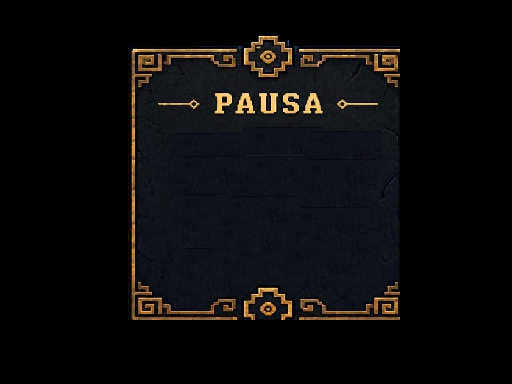

Rendered tile map (Tiled .tmx) drawn with the repository's tilesets; below, a short description and the full map source, tile grids included:
An orthogonal 32x24 tile map with 16x16 px tiles, 1 tile layer (Tile Layer 1).

<map version="1.10" tiledversion="1.12.2" orientation="orthogonal" renderorder="right-down" width="32" height="24" tilewidth="16" tileheight="16" infinite="0" nextlayerid="2" nextobjectid="1">
 <tileset firstgid="1" source="menuPausa.tsx" />
 <layer id="1" name="Tile Layer 1" width="32" height="24">
  <data encoding="csv">
0,0,0,0,0,0,0,0,0,0,0,0,0,0,0,0,0,0,0,0,0,0,0,0,0,0,0,0,0,0,0,0,
0,0,0,0,0,0,0,0,0,0,0,0,0,0,0,0,0,0,0,0,0,0,0,0,0,0,0,0,0,0,0,0,
0,0,0,0,0,0,0,0,1,2,3,4,5,6,7,8,9,10,11,12,13,14,15,16,17,0,0,0,0,0,0,0,
0,0,0,0,0,0,0,0,18,19,20,21,22,23,24,25,26,27,28,29,30,31,32,33,34,0,0,0,0,0,0,0,
0,0,0,0,0,0,0,0,35,36,37,38,39,40,41,42,43,44,45,46,47,48,49,50,51,0,0,0,0,0,0,0,
0,0,0,0,0,0,0,0,52,53,54,55,56,57,58,59,60,61,62,63,64,65,66,67,68,0,0,0,0,0,0,0,
0,0,0,0,0,0,0,0,69,70,71,72,73,74,75,76,77,78,79,80,81,82,83,84,85,0,0,0,0,0,0,0,
0,0,0,0,0,0,0,0,86,87,88,89,90,91,92,93,94,95,96,97,98,99,100,101,102,0,0,0,0,0,0,0,
0,0,0,0,0,0,0,0,103,104,105,106,107,108,109,110,111,112,113,114,115,116,117,118,119,0,0,0,0,0,0,0,
0,0,0,0,0,0,0,0,120,121,122,123,124,125,126,127,128,129,130,131,132,133,134,135,136,0,0,0,0,0,0,0,
0,0,0,0,0,0,0,0,137,138,139,140,141,142,143,144,145,146,147,148,149,150,151,152,153,0,0,0,0,0,0,0,
0,0,0,0,0,0,0,0,154,155,156,157,158,159,160,161,162,163,164,165,166,167,168,169,170,0,0,0,0,0,0,0,
0,0,0,0,0,0,0,0,171,172,173,174,175,176,177,178,179,180,181,182,183,184,185,186,187,0,0,0,0,0,0,0,
0,0,0,0,0,0,0,0,188,189,190,191,192,193,194,195,196,197,198,199,200,201,202,203,204,0,0,0,0,0,0,0,
0,0,0,0,0,0,0,0,205,206,207,208,209,210,211,212,213,214,215,216,217,218,219,220,221,0,0,0,0,0,0,0,
0,0,0,0,0,0,0,0,222,223,224,225,226,227,228,229,230,231,232,233,234,235,236,237,238,0,0,0,0,0,0,0,
0,0,0,0,0,0,0,0,239,240,241,242,243,244,245,246,247,248,249,250,251,252,253,254,255,0,0,0,0,0,0,0,
0,0,0,0,0,0,0,0,256,257,258,259,260,261,262,263,264,265,266,267,268,269,270,271,272,0,0,0,0,0,0,0,
0,0,0,0,0,0,0,0,273,274,275,276,277,278,279,280,281,282,283,284,285,286,287,288,289,0,0,0,0,0,0,0,
0,0,0,0,0,0,0,0,290,291,292,293,294,295,296,297,298,299,300,301,302,303,304,305,306,0,0,0,0,0,0,0,
0,0,0,0,0,0,0,0,0,0,0,0,0,0,0,0,0,0,0,0,0,0,0,0,0,0,0,0,0,0,0,0,
0,0,0,0,0,0,0,0,0,0,0,0,0,0,0,0,0,0,0,0,0,0,0,0,0,0,0,0,0,0,0,0,
0,0,0,0,0,0,0,0,0,0,0,0,0,0,0,0,0,0,0,0,0,0,0,0,0,0,0,0,0,0,0,0,
0,0,0,0,0,0,0,0,0,0,0,0,0,0,0,0,0,0,0,0,0,0,0,0,0,0,0,0,0,0,0,0
</data>
 </layer>
</map>
